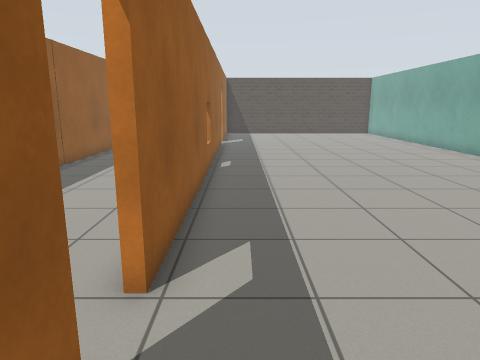
View 1 (above)

17 first-person views from a walk through a robot-simulator world made for Gazebo. The camera is 1.2 m above the floor, tilts 12° down and sees 70° across. The floor is counted in squares, 0.5 m on a side. Each view is taken from the middle of a square. On the plan, view 1 faces up. The plan holds only what a view shows up to about 19 squares ahead; the rest is blank. Gazebo's built-in surfaces are drawn with simple patterns.

View 2
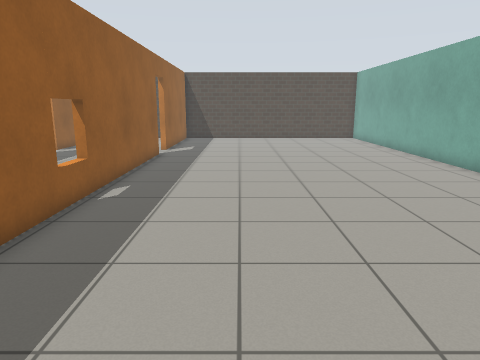

View 3
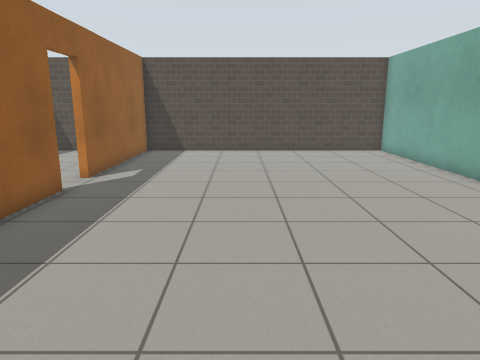

View 4
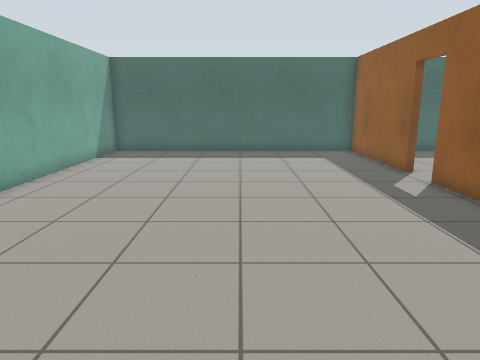

View 5
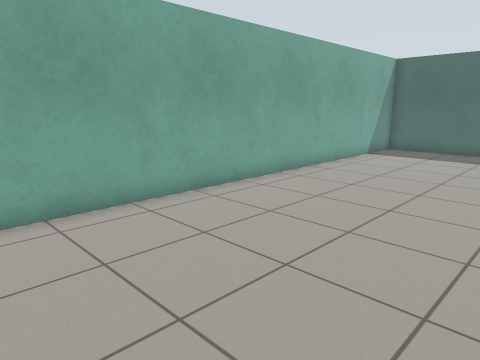

View 6
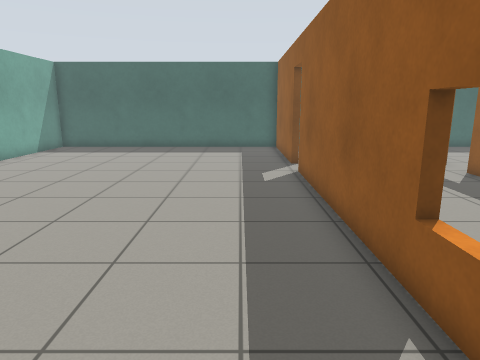

View 7
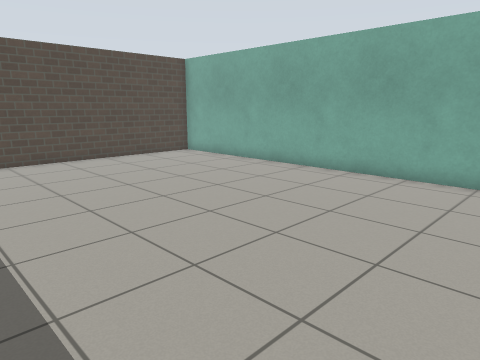

View 8
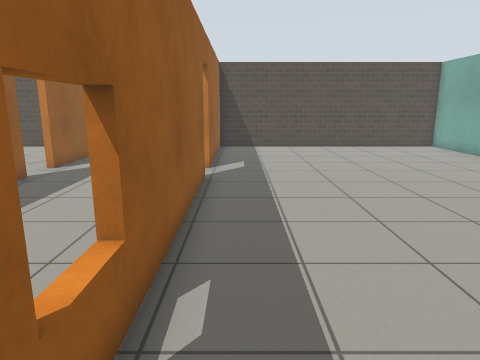

View 9
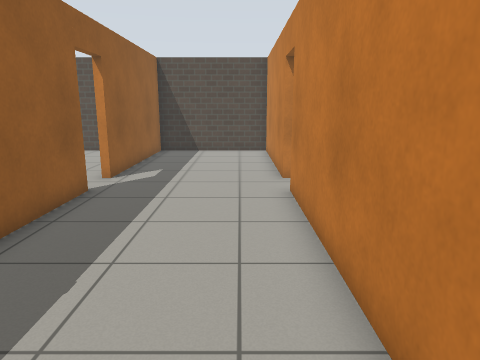

View 10
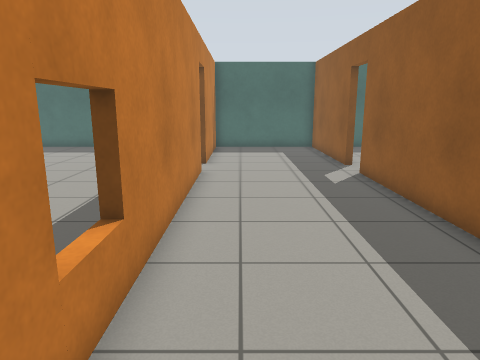

View 11
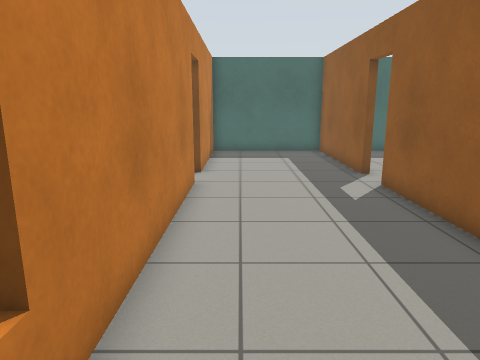

View 12
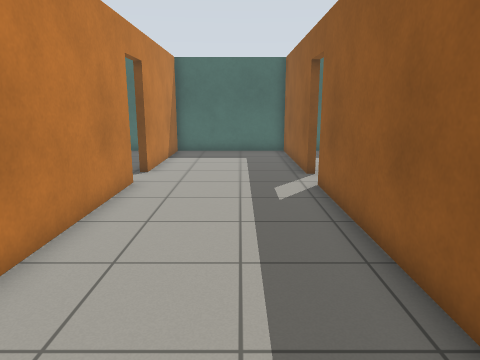

View 13
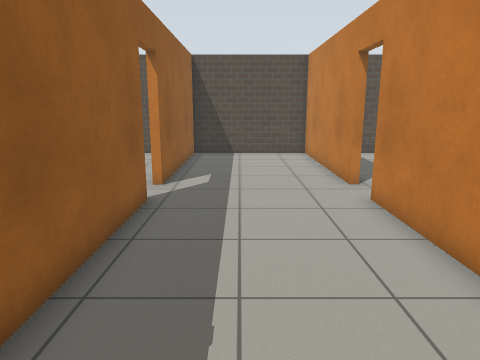

View 14
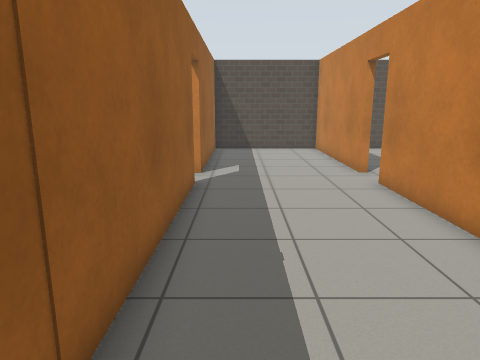

View 15
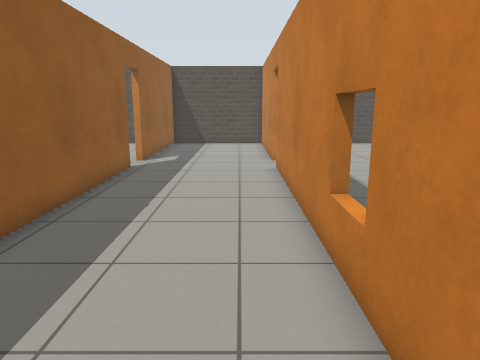

View 16
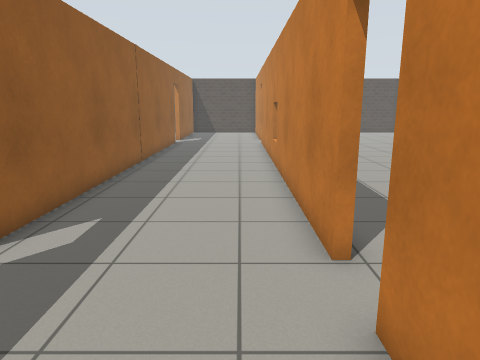

View 17
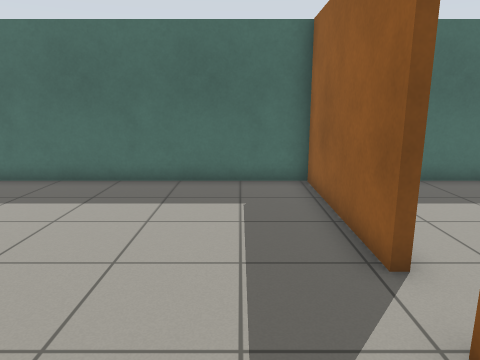

### Floor plan
Points are (right, up) in squares from view 1. A wall is a line through its corners. A room is listed if a view was taken in it or the views show most of it. See-through windows are left out.
Room 1 (views 1, 2, 3, 4, 5, 6, 7, 8, 17)
walls: (11.9, 17) (11.9, 32.2) (-1.2, 32.2) (-1.2, 24.6); (-1.2, 22.9) (-1.2, 4.1); (-1.2, 2.3) (-1.2, -4.1) (11.9, -4.1) (11.9, 14.9)
ways out: open door at (-1, 3.5) to room 2; open door at (-1, 23.5) to room 2
Room 2 (views 9, 10, 11, 12, 13, 14, 15, 16)
walls: (-7.4, 22.9) (-7.4, 4.4); (-1.5, 4.1) (-1.5, 22.9); (-1.5, 24.6) (-1.5, 32.2) (-7.4, 32.2) (-7.4, 24.5); (-7.4, 2.6) (-7.4, -4.1) (-1.5, -4.1) (-1.5, 2.3)
ways out: open door at (-1, 3.5) to room 1; open door at (-1, 23.5) to room 1; open door at (-8, 3.5); open door at (-8, 23.5)

Positions as (right, up) in squares from view 1, and headings:
1: (0, 0), facing up
2: (3, 5), facing up
3: (4, 13), facing up
4: (5, 15), facing down
5: (4, 16), facing down-right
6: (1, 17), facing down
7: (0, 16), facing up-right
8: (0, 11), facing up
9: (-3, 13), facing up
10: (-3, 17), facing down
11: (-3, 15), facing down
12: (-5, 15), facing down
13: (-5, 14), facing up
14: (-6, 12), facing up
15: (-3, 9), facing up
16: (-3, -1), facing up
17: (1, 7), facing down
